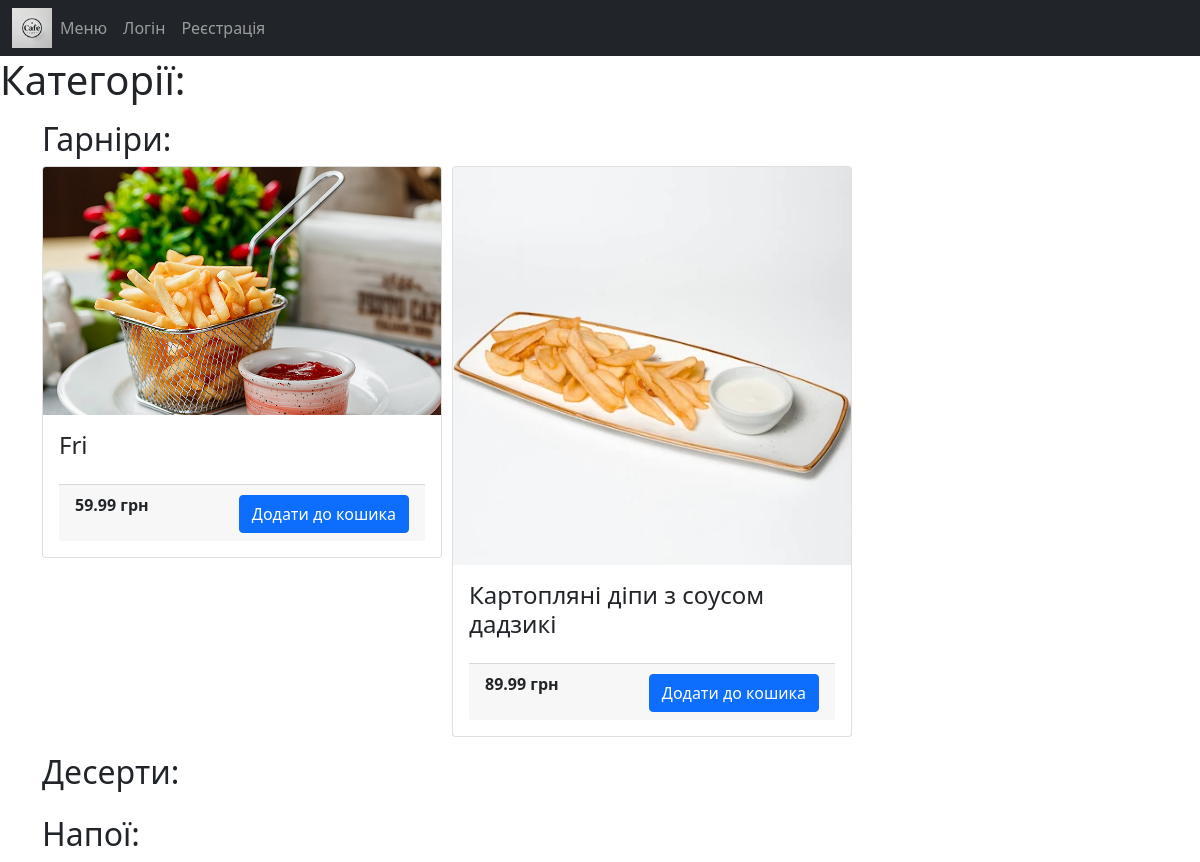
/dishes/, run on an earlier commit of the app's database.
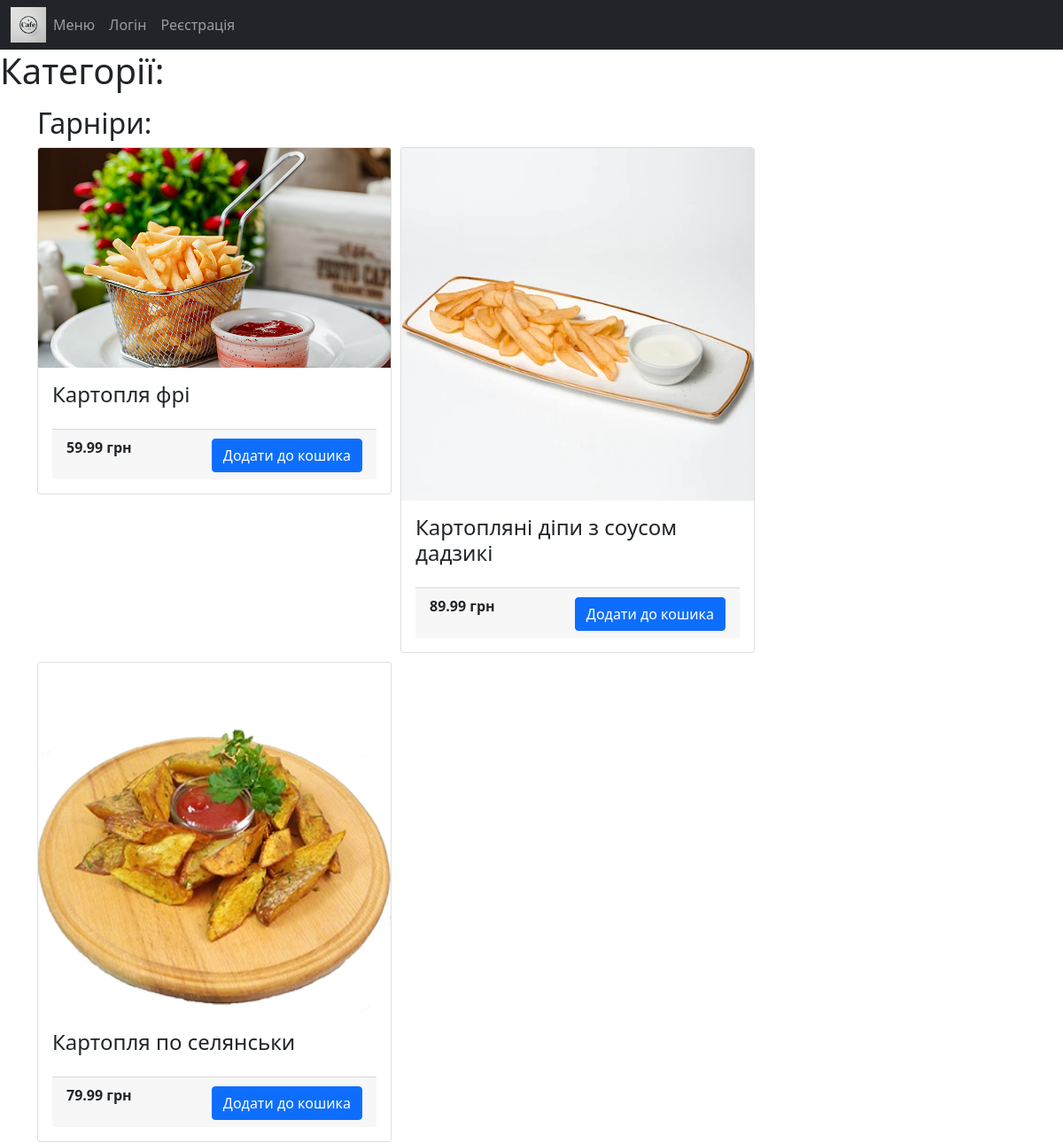
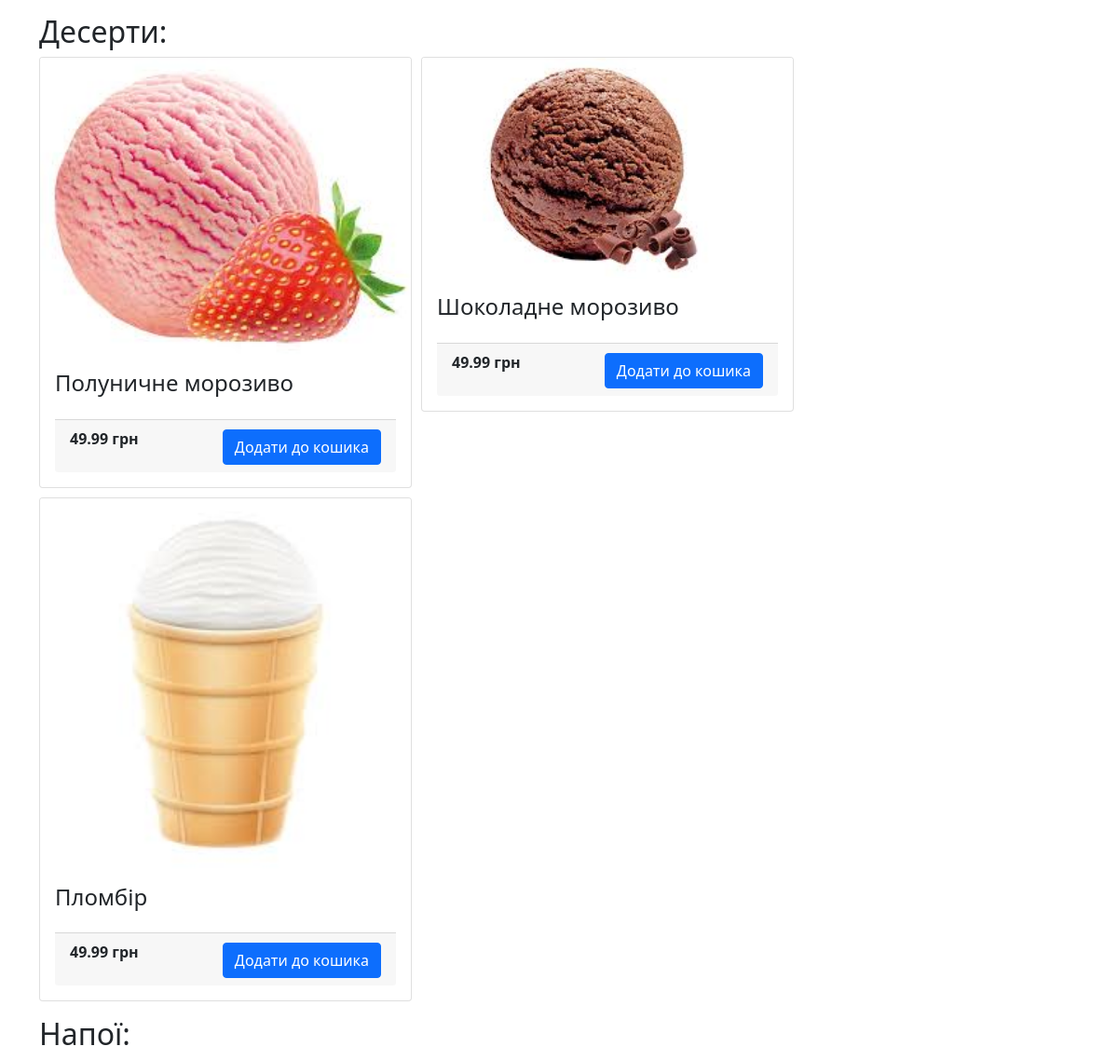
And on a later commit of the database (2 pictures, top to bottom).
### cafeApp/models.py (models this page shows, shortened)
class Dishes(models.Model):
    CATEGORY_CHOICES = [
        ('garnish', 'Гарніри'),
        ('dessert', 'Десерти'),
        ('drinks', 'Напої'),
    ]
    name = models.CharField(max_length=100, null=True)
    price = models.DecimalField(max_digits=6, decimal_places=2)
    image = models.ImageField(upload_to="dishes/", null=True)
    category = models.CharField(max_length=20, choices=CATEGORY_CHOICES, default='garnish')

### cafeApp/views.py (the view)
# urls.py: path('dishes/', MenuListView.as_view(), name='dishes-list'),
class MenuListView(ListView):
    model = Dishes
    template_name = "DishesList.html"
    context_object_name = "All_dishes"
    def get_context_data(self, **kwargs):
        context = super().get_context_data(**kwargs)
        context["garnishes"] = Dishes.objects.filter(category="garnish")
        context["desserts"] = Dishes.objects.filter(category="dessert")
        context['drinks'] = Dishes.objects.filter(category='drinks')
        return context

### templates/DishesList.html (shortened to what this page needs)
{% extends 'base.html' %}
{% block content %}
{% load static %}
<link rel="stylesheet" href="{% static 'style.css' %}">
<h1>Категорії:</h1>
<h2 class="container mt-3">Гарніри:</h2>
<div class="container garnishes-container">
  {% for item in garnishes %}
  <div class="card">
    {% if item.image %}
    <img class="card-img-top" src="{{ item.image.url }}" alt="Card image" style="width:100%">
    {% endif %}
    <div class="card-body">
      <h4 class="card-title">{{ item.name }}</h4>
      <div class="card-footer">
        <p class="price">{{ item.price }} грн</p>
        <a href="{% url 'cafeApp:add_to_cart' item.pk %}" class="btn btn-primary">Додати до кошика</a>
      </div>
    </div>
  </div>
  {% endfor %}
</div>
<h2 class="container mt-3">Десерти:</h2>
<div class="container desserts-container">
  {% for item in desserts %}
  <div class="card">
    {% if item.image %}
    <img class="card-img-top" src="{{ item.image.url }}" alt="Card image" style="width:100%">
    {% endif %}
    <div class="card-body">
      <h4 class="card-title">{{ item.name }}</h4>
      <div class="card-footer">
        <p class="price">{{ item.price }} грн</p>
        <a href="{% url 'cafeApp:add_to_cart' item.pk %}" class="btn btn-primary">Додати до кошика</a>
      </div>
    </div>
  </div>
  {% endfor %}
</div>
<h2 class="container mt-3">Напої:</h2>
{% endblock %}

What changed in the data, as far as the page shows it:
changed Dishes: name "Fri" → "Картопля фрі"
added Dishes: image (picture), name "Картопля по селянськи", price "79.99", shown under "Гарніри:"
added Dishes: image (picture), name "Полуничне морозиво", price "49.99", shown under "Десерти:"
added Dishes: image (picture), name "Шоколадне морозиво", price "49.99", shown under "Десерти:"
added Dishes: image (picture), name "Пломбір", price "49.99", shown under "Десерти:"
